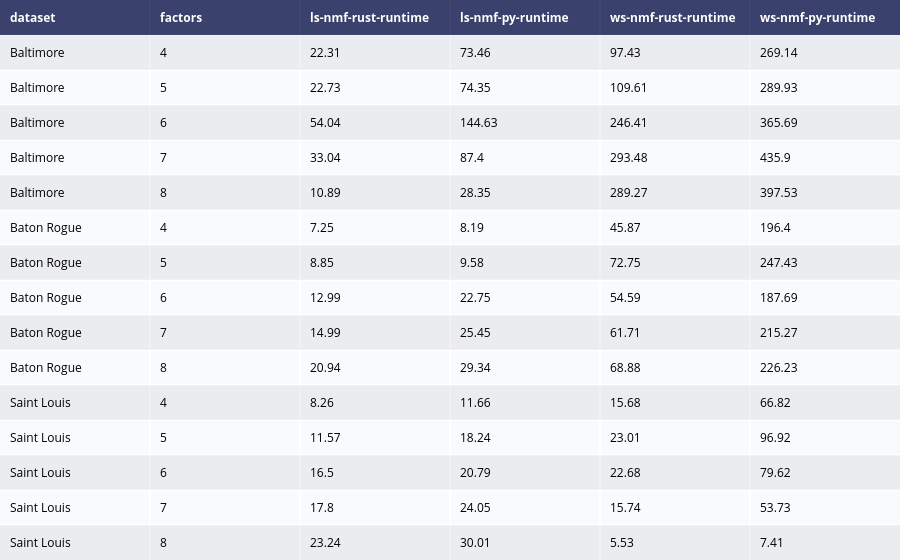

The cell this chart's notebook holds for it:
### Code cell
type_runtime_analysis_file = "type_runtime_analysis.json"
type_runtime_analysis = {}
with open(type_runtime_analysis_file, "r") as data_file:
    type_runtime_analysis = json.load(data_file)
type_runtime_df = pd.DataFrame(type_runtime_analysis.values())
type_runtime_df["dataset"].replace({"br": "Baton Rogue", "b": "Baltimore", "sl": "Saint Louis"}, inplace=True)
type_runtime_df = type_runtime_df.sort_values(by=["dataset", "factors"])
type_runtime_fig = ff.create_table(type_runtime_df)
type_runtime_fig.show()

### Figure 1 — Plotly figure (JSON) as saved in the notebook; plotly's stock layout.template omitted (floating-point values rounded to 4 significant figures)
{"data": [{"colorscale": [[0, "#00083e"], [0.5, "#ededee"], [1, "#ffffff"]], "hoverinfo": "none", "opacity": 0.75, "showscale": false, "type": "heatmap", "z": [[0, 0, 0, 0, 0, 0], [0.5, 0.5, 0.5, 0.5, 0.5, 0.5], [1, 1, 1, 1, 1, 1], [0.5, 0.5, 0.5, 0.5, 0.5, 0.5], [1, 1, 1, 1, 1, 1], [0.5, 0.5, 0.5, 0.5, 0.5, 0.5], [1, 1, 1, 1, 1, 1], [0.5, 0.5, 0.5, 0.5, 0.5, 0.5], [1, 1, 1, 1, 1, 1], [0.5, 0.5, 0.5, 0.5, 0.5, 0.5], [1, 1, 1, 1, 1, 1], [0.5, 0.5, 0.5, 0.5, 0.5, 0.5], [1, 1, 1, 1, 1, 1], [0.5, 0.5, 0.5, 0.5, 0.5, 0.5], [1, 1, 1, 1, 1, 1], [0.5, 0.5, 0.5, 0.5, 0.5, 0.5]]}], "layout": {"annotations": [{"align": "left", "font": {"color": "#ffffff"}, "showarrow": false, "text": "<b>dataset</b>", "x": -0.45, "xanchor": "left", "xref": "x", "y": 0, "yref": "y"}, {"align": "left", "font": {"color": "#ffffff"}, "showarrow": false, "text": "<b>factors</b>", "x": 0.55, "xanchor": "left", "xref": "x", "y": 0, "yref": "y"}, {"align": "left", "font": {"color": "#ffffff"}, "showarrow": false, "text": "<b>ls-nmf-rust-runtime</b>", "x": 1.55, "xanchor": "left", "xref": "x", "y": 0, "yref": "y"}, {"align": "left", "font": {"color": "#ffffff"}, "showarrow": false, "text": "<b>ls-nmf-py-runtime</b>", "x": 2.55, "xanchor": "left", "xref": "x", "y": 0, "yref": "y"}, {"align": "left", "font": {"color": "#ffffff"}, "showarrow": false, "text": "<b>ws-nmf-rust-runtime</b>", "x": 3.55, "xanchor": "left", "xref": "x", "y": 0, "yref": "y"}, {"align": "left", "font": {"color": "#ffffff"}, "showarrow": false, "text": "<b>ws-nmf-py-runtime</b>", "x": 4.55, "xanchor": "left", "xref": "x", "y": 0, "yref": "y"}, {"align": "left", "font": {"color": "#000000"}, "showarrow": false, "text": "Baltimore", "x": -0.45, "xanchor": "left", "xref": "x", "y": 1, "yref": "y"}, {"align": "left", "font": {"color": "#000000"}, "showarrow": false, "text": "4", "x": 0.55, "xanchor": "left", "xref": "x", "y": 1, "yref": "y"}, {"align": "left", "font": {"color": "#000000"}, "showarrow": false, "text": "22.31", "x": 1.55, "xanchor": "left", "xref": "x", "y": 1, "yref": "y"}, {"align": "left", "font": {"color": "#000000"}, "showarrow": false, "text": "73.46", "x": 2.55, "xanchor": "left", "xref": "x", "y": 1, "yref": "y"}, {"align": "left", "font": {"color": "#000000"}, "showarrow": false, "text": "97.43", "x": 3.55, "xanchor": "left", "xref": "x", "y": 1, "yref": "y"}, {"align": "left", "font": {"color": "#000000"}, "showarrow": false, "text": "269.14", "x": 4.55, "xanchor": "left", "xref": "x", "y": 1, "yref": "y"}, {"align": "left", "font": {"color": "#000000"}, "showarrow": false, "text": "Baltimore", "x": -0.45, "xanchor": "left", "xref": "x", "y": 2, "yref": "y"}, {"align": "left", "font": {"color": "#000000"}, "showarrow": false, "text": "5", "x": 0.55, "xanchor": "left", "xref": "x", "y": 2, "yref": "y"}, {"align": "left", "font": {"color": "#000000"}, "showarrow": false, "text": "22.73", "x": 1.55, "xanchor": "left", "xref": "x", "y": 2, "yref": "y"}, {"align": "left", "font": {"color": "#000000"}, "showarrow": false, "text": "74.35", "x": 2.55, "xanchor": "left", "xref": "x", "y": 2, "yref": "y"}, {"align": "left", "font": {"color": "#000000"}, "showarrow": false, "text": "109.61", "x": 3.55, "xanchor": "left", "xref": "x", "y": 2, "yref": "y"}, {"align": "left", "font": {"color": "#000000"}, "showarrow": false, "text": "289.93", "x": 4.55, "xanchor": "left", "xref": "x", "y": 2, "yref": "y"}, {"align": "left", "font": {"color": "#000000"}, "showarrow": false, "text": "Baltimore", "x": -0.45, "xanchor": "left", "xref": "x", "y": 3, "yref": "y"}, {"align": "left", "font": {"color": "#000000"}, "showarrow": false, "text": "6", "x": 0.55, "xanchor": "left", "xref": "x", "y": 3, "yref": "y"}, {"align": "left", "font": {"color": "#000000"}, "showarrow": false, "text": "54.04", "x": 1.55, "xanchor": "left", "xref": "x", "y": 3, "yref": "y"}, {"align": "left", "font": {"color": "#000000"}, "showarrow": false, "text": "144.63", "x": 2.55, "xanchor": "left", "xref": "x", "y": 3, "yref": "y"}, {"align": "left", "font": {"color": "#000000"}, "showarrow": false, "text": "246.41", "x": 3.55, "xanchor": "left", "xref": "x", "y": 3, "yref": "y"}, {"align": "left", "font": {"color": "#000000"}, "showarrow": false, "text": "365.69", "x": 4.55, "xanchor": "left", "xref": "x", "y": 3, "yref": "y"}, {"align": "left", "font": {"color": "#000000"}, "showarrow": false, "text": "Baltimore", "x": -0.45, "xanchor": "left", "xref": "x", "y": 4, "yref": "y"}, {"align": "left", "font": {"color": "#000000"}, "showarrow": false, "text": "7", "x": 0.55, "xanchor": "left", "xref": "x", "y": 4, "yref": "y"}, {"align": "left", "font": {"color": "#000000"}, "showarrow": false, "text": "33.04", "x": 1.55, "xanchor": "left", "xref": "x", "y": 4, "yref": "y"}, {"align": "left", "font": {"color": "#000000"}, "showarrow": false, "text": "87.4", "x": 2.55, "xanchor": "left", "xref": "x", "y": 4, "yref": "y"}, {"align": "left", "font": {"color": "#000000"}, "showarrow": false, "text": "293.48", "x": 3.55, "xanchor": "left", "xref": "x", "y": 4, "yref": "y"}, {"align": "left", "font": {"color": "#000000"}, "showarrow": false, "text": "435.9", "x": 4.55, "xanchor": "left", "xref": "x", "y": 4, "yref": "y"}, {"align": "left", "font": {"color": "#000000"}, "showarrow": false, "text": "Baltimore", "x": -0.45, "xanchor": "left", "xref": "x", "y": 5, "yref": "y"}, {"align": "left", "font": {"color": "#000000"}, "showarrow": false, "text": "8", "x": 0.55, "xanchor": "left", "xref": "x", "y": 5, "yref": "y"}, {"align": "left", "font": {"color": "#000000"}, "showarrow": false, "text": "10.89", "x": 1.55, "xanchor": "left", "xref": "x", "y": 5, "yref": "y"}, {"align": "left", "font": {"color": "#000000"}, "showarrow": false, "text": "28.35", "x": 2.55, "xanchor": "left", "xref": "x", "y": 5, "yref": "y"}, {"align": "left", "font": {"color": "#000000"}, "showarrow": false, "text": "289.27", "x": 3.55, "xanchor": "left", "xref": "x", "y": 5, "yref": "y"}, {"align": "left", "font": {"color": "#000000"}, "showarrow": false, "text": "397.53", "x": 4.55, "xanchor": "left", "xref": "x", "y": 5, "yref": "y"}, {"align": "left", "font": {"color": "#000000"}, "showarrow": false, "text": "Baton Rogue", "x": -0.45, "xanchor": "left", "xref": "x", "y": 6, "yref": "y"}, {"align": "left", "font": {"color": "#000000"}, "showarrow": false, "text": "4", "x": 0.55, "xanchor": "left", "xref": "x", "y": 6, "yref": "y"}, {"align": "left", "font": {"color": "#000000"}, "showarrow": false, "text": "7.25", "x": 1.55, "xanchor": "left", "xref": "x", "y": 6, "yref": "y"}, {"align": "left", "font": {"color": "#000000"}, "showarrow": false, "text": "8.19", "x": 2.55, "xanchor": "left", "xref": "x", "y": 6, "yref": "y"}, {"align": "left", "font": {"color": "#000000"}, "showarrow": false, "text": "45.87", "x": 3.55, "xanchor": "left", "xref": "x", "y": 6, "yref": "y"}, {"align": "left", "font": {"color": "#000000"}, "showarrow": false, "text": "196.4", "x": 4.55, "xanchor": "left", "xref": "x", "y": 6, "yref": "y"}, {"align": "left", "font": {"color": "#000000"}, "showarrow": false, "text": "Baton Rogue", "x": -0.45, "xanchor": "left", "xref": "x", "y": 7, "yref": "y"}, {"align": "left", "font": {"color": "#000000"}, "showarrow": false, "text": "5", "x": 0.55, "xanchor": "left", "xref": "x", "y": 7, "yref": "y"}, {"align": "left", "font": {"color": "#000000"}, "showarrow": false, "text": "8.85", "x": 1.55, "xanchor": "left", "xref": "x", "y": 7, "yref": "y"}, {"align": "left", "font": {"color": "#000000"}, "showarrow": false, "text": "9.58", "x": 2.55, "xanchor": "left", "xref": "x", "y": 7, "yref": "y"}, {"align": "left", "font": {"color": "#000000"}, "showarrow": false, "text": "72.75", "x": 3.55, "xanchor": "left", "xref": "x", "y": 7, "yref": "y"}, {"align": "left", "font": {"color": "#000000"}, "showarrow": false, "text": "247.43", "x": 4.55, "xanchor": "left", "xref": "x", "y": 7, "yref": "y"}, {"align": "left", "font": {"color": "#000000"}, "showarrow": false, "text": "Baton Rogue", "x": -0.45, "xanchor": "left", "xref": "x", "y": 8, "yref": "y"}, {"align": "left", "font": {"color": "#000000"}, "showarrow": false, "text": "6", "x": 0.55, "xanchor": "left", "xref": "x", "y": 8, "yref": "y"}, {"align": "left", "font": {"color": "#000000"}, "showarrow": false, "text": "12.99", "x": 1.55, "xanchor": "left", "xref": "x", "y": 8, "yref": "y"}, {"align": "left", "font": {"color": "#000000"}, "showarrow": false, "text": "22.75", "x": 2.55, "xanchor": "left", "xref": "x", "y": 8, "yref": "y"}, {"align": "left", "font": {"color": "#000000"}, "showarrow": false, "text": "54.59", "x": 3.55, "xanchor": "left", "xref": "x", "y": 8, "yref": "y"}, {"align": "left", "font": {"color": "#000000"}, "showarrow": false, "text": "187.69", "x": 4.55, "xanchor": "left", "xref": "x", "y": 8, "yref": "y"}, {"align": "left", "font": {"color": "#000000"}, "showarrow": false, "text": "Baton Rogue", "x": -0.45, "xanchor": "left", "xref": "x", "y": 9, "yref": "y"}, {"align": "left", "font": {"color": "#000000"}, "showarrow": false, "text": "7", "x": 0.55, "xanchor": "left", "xref": "x", "y": 9, "yref": "y"}, {"align": "left", "font": {"color": "#000000"}, "showarrow": false, "text": "14.99", "x": 1.55, "xanchor": "left", "xref": "x", "y": 9, "yref": "y"}, {"align": "left", "font": {"color": "#000000"}, "showarrow": false, "text": "25.45", "x": 2.55, "xanchor": "left", "xref": "x", "y": 9, "yref": "y"}, {"align": "left", "font": {"color": "#000000"}, "showarrow": false, "text": "61.71", "x": 3.55, "xanchor": "left", "xref": "x", "y": 9, "yref": "y"}, {"align": "left", "font": {"color": "#000000"}, "showarrow": false, "text": "215.27", "x": 4.55, "xanchor": "left", "xref": "x", "y": 9, "yref": "y"}, {"align": "left", "font": {"color": "#000000"}, "showarrow": false, "text": "Baton Rogue", "x": -0.45, "xanchor": "left", "xref": "x", "y": 10, "yref": "y"}, {"align": "left", "font": {"color": "#000000"}, "showarrow": false, "text": "8", "x": 0.55, "xanchor": "left", "xref": "x", "y": 10, "yref": "y"}, {"align": "left", "font": {"color": "#000000"}, "showarrow": false, "text": "20.94", "x": 1.55, "xanchor": "left", "xref": "x", "y": 10, "yref": "y"}, {"align": "left", "font": {"color": "#000000"}, "showarrow": false, "text": "29.34", "x": 2.55, "xanchor": "left", "xref": "x", "y": 10, "yref": "y"}, {"align": "left", "font": {"color": "#000000"}, "showarrow": false, "text": "68.88", "x": 3.55, "xanchor": "left", "xref": "x", "y": 10, "yref": "y"}, {"align": "left", "font": {"color": "#000000"}, "showarrow": false, "text": "226.23", "x": 4.55, "xanchor": "left", "xref": "x", "y": 10, "yref": "y"}, {"align": "left", "font": {"color": "#000000"}, "showarrow": false, "text": "Saint Louis", "x": -0.45, "xanchor": "left", "xref": "x", "y": 11, "yref": "y"}, {"align": "left", "font": {"color": "#000000"}, "showarrow": false, "text": "4", "x": 0.55, "xanchor": "left", "xref": "x", "y": 11, "yref": "y"}, {"align": "left", "font": {"color": "#000000"}, "showarrow": false, "text": "8.26", "x": 1.55, "xanchor": "left", "xref": "x", "y": 11, "yref": "y"}, {"align": "left", "font": {"color": "#000000"}, "showarrow": false, "text": "11.66", "x": 2.55, "xanchor": "left", "xref": "x", "y": 11, "yref": "y"}, {"align": "left", "font": {"color": "#000000"}, "showarrow": false, "text": "15.68", "x": 3.55, "xanchor": "left", "xref": "x", "y": 11, "yref": "y"}, {"align": "left", "font": {"color": "#000000"}, "showarrow": false, "text": "66.82", "x": 4.55, "xanchor": "left", "xref": "x", "y": 11, "yref": "y"}, {"align": "left", "font": {"color": "#000000"}, "showarrow": false, "text": "Saint Louis", "x": -0.45, "xanchor": "left", "xref": "x", "y": 12, "yref": "y"}, {"align": "left", "font": {"color": "#000000"}, "showarrow": false, "text": "5", "x": 0.55, "xanchor": "left", "xref": "x", "y": 12, "yref": "y"}, {"align": "left", "font": {"color": "#000000"}, "showarrow": false, "text": "11.57", "x": 1.55, "xanchor": "left", "xref": "x", "y": 12, "yref": "y"}, {"align": "left", "font": {"color": "#000000"}, "showarrow": false, "text": "18.24", "x": 2.55, "xanchor": "left", "xref": "x", "y": 12, "yref": "y"}, {"align": "left", "font": {"color": "#000000"}, "showarrow": false, "text": "23.01", "x": 3.55, "xanchor": "left", "xref": "x", "y": 12, "yref": "y"}, {"align": "left", "font": {"color": "#000000"}, "showarrow": false, "text": "96.92", "x": 4.55, "xanchor": "left", "xref": "x", "y": 12, "yref": "y"}, {"align": "left", "font": {"color": "#000000"}, "showarrow": false, "text": "Saint Louis", "x": -0.45, "xanchor": "left", "xref": "x", "y": 13, "yref": "y"}, {"align": "left", "font": {"color": "#000000"}, "showarrow": false, "text": "6", "x": 0.55, "xanchor": "left", "xref": "x", "y": 13, "yref": "y"}, {"align": "left", "font": {"color": "#000000"}, "showarrow": false, "text": "16.5", "x": 1.55, "xanchor": "left", "xref": "x", "y": 13, "yref": "y"}, {"align": "left", "font": {"color": "#000000"}, "showarrow": false, "text": "20.79", "x": 2.55, "xanchor": "left", "xref": "x", "y": 13, "yref": "y"}, {"align": "left", "font": {"color": "#000000"}, "showarrow": false, "text": "22.68", "x": 3.55, "xanchor": "left", "xref": "x", "y": 13, "yref": "y"}, {"align": "left", "font": {"color": "#000000"}, "showarrow": false, "text": "79.62", "x": 4.55, "xanchor": "left", "xref": "x", "y": 13, "yref": "y"}, {"align": "left", "font": {"color": "#000000"}, "showarrow": false, "text": "Saint Louis", "x": -0.45, "xanchor": "left", "xref": "x", "y": 14, "yref": "y"}, {"align": "left", "font": {"color": "#000000"}, "showarrow": false, "text": "7", "x": 0.55, "xanchor": "left", "xref": "x", "y": 14, "yref": "y"}, {"align": "left", "font": {"color": "#000000"}, "showarrow": false, "text": "17.8", "x": 1.55, "xanchor": "left", "xref": "x", "y": 14, "yref": "y"}, {"align": "left", "font": {"color": "#000000"}, "showarrow": false, "text": "24.05", "x": 2.55, "xanchor": "left", "xref": "x", "y": 14, "yref": "y"}, {"align": "left", "font": {"color": "#000000"}, "showarrow": false, "text": "15.74", "x": 3.55, "xanchor": "left", "xref": "x", "y": 14, "yref": "y"}, {"align": "left", "font": {"color": "#000000"}, "showarrow": false, "text": "53.73", "x": 4.55, "xanchor": "left", "xref": "x", "y": 14, "yref": "y"}, {"align": "left", "font": {"color": "#000000"}, "showarrow": false, "text": "Saint Louis", "x": -0.45, "xanchor": "left", "xref": "x", "y": 15, "yref": "y"}, {"align": "left", "font": {"color": "#000000"}, "showarrow": false, "text": "8", "x": 0.55, "xanchor": "left", "xref": "x", "y": 15, "yref": "y"}, {"align": "left", "font": {"color": "#000000"}, "showarrow": false, "text": "23.24", "x": 1.55, "xanchor": "left", "xref": "x", "y": 15, "yref": "y"}, {"align": "left", "font": {"color": "#000000"}, "showarrow": false, "text": "30.01", "x": 2.55, "xanchor": "left", "xref": "x", "y": 15, "yref": "y"}, {"align": "left", "font": {"color": "#000000"}, "showarrow": false, "text": "5.53", "x": 3.55, "xanchor": "left", "xref": "x", "y": 15, "yref": "y"}, {"align": "left", "font": {"color": "#000000"}, "showarrow": false, "text": "7.41", "x": 4.55, "xanchor": "left", "xref": "x", "y": 15, "yref": "y"}], "autosize": true, "margin": {"b": 0, "l": 0, "r": 0, "t": 0}, "xaxis": {"autorange": true, "dtick": 1, "gridwidth": 2, "range": [-0.5, 5.5], "showticklabels": false, "tick0": -0.5, "ticks": "", "zeroline": false}, "yaxis": {"autorange": true, "dtick": 1, "gridwidth": 2, "range": [15.5, -0.5], "showticklabels": false, "tick0": 0.5, "ticks": "", "zeroline": false}}}
